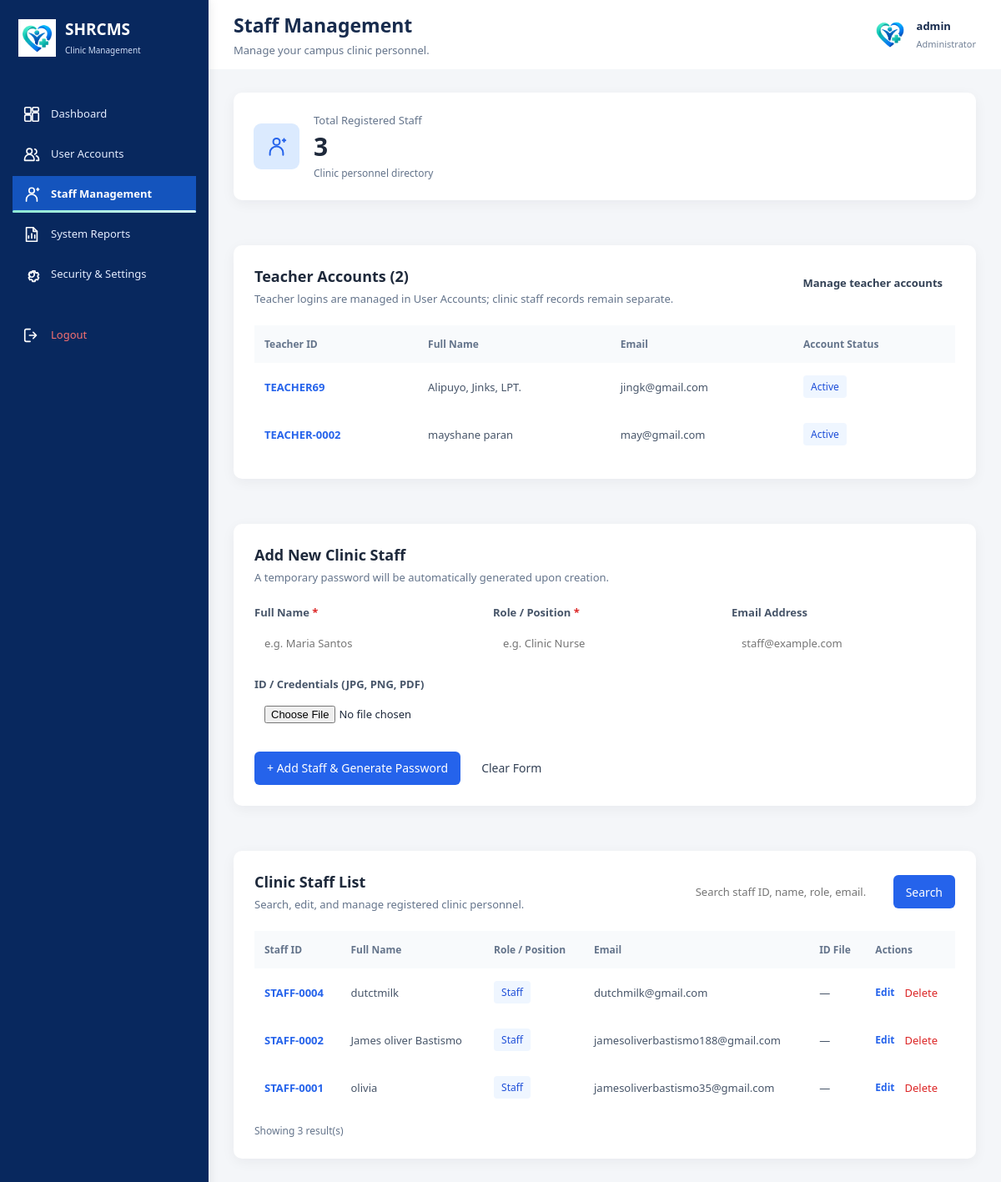
Before: /php/Admin_Dashboard/staff_management.php (signed in) with the older database file.
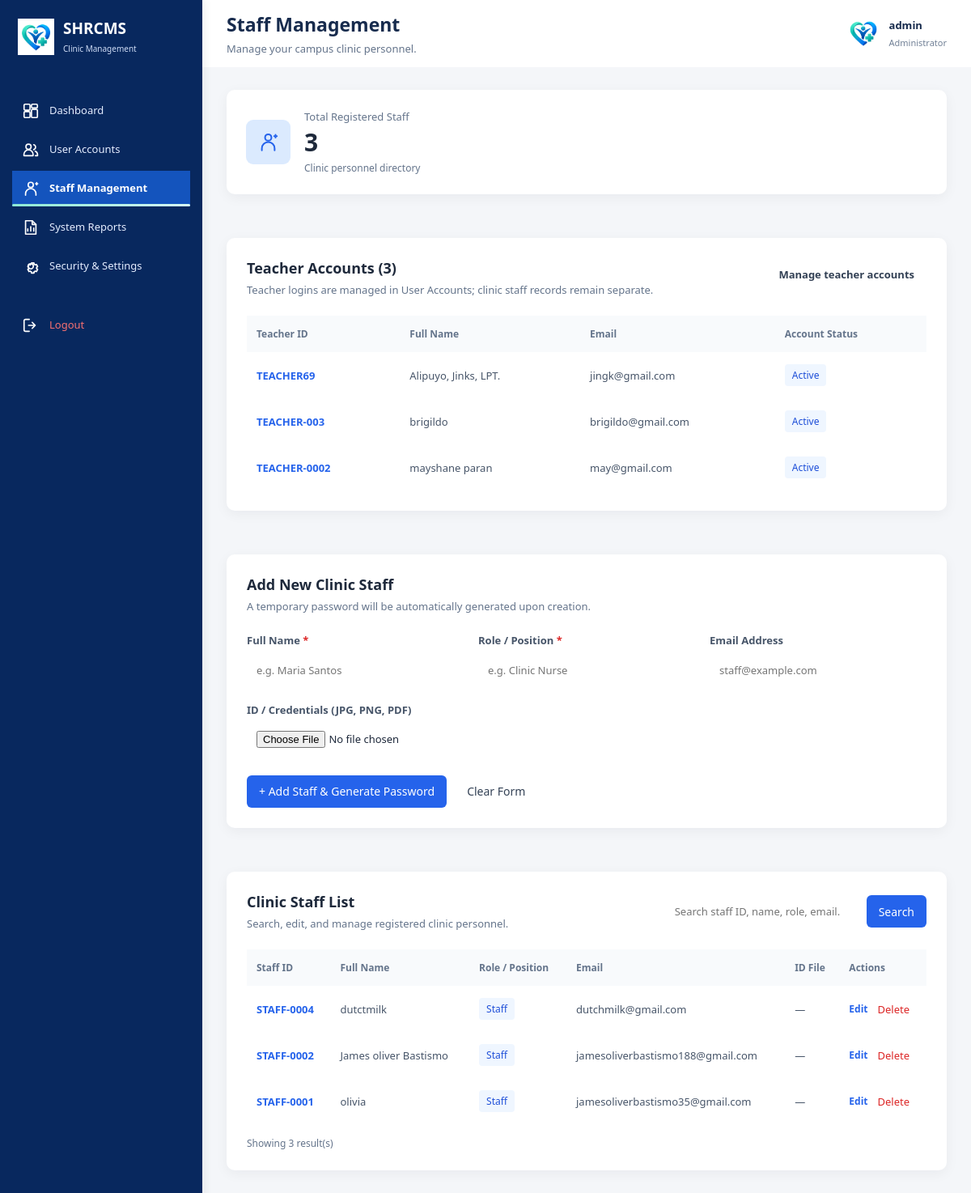
After: the same page with the newer database file.
### tables this page shows
CREATE TABLE `teachers` (
  `id` int NOT NULL,
  `teacher_id_no` varchar(50) NOT NULL,
  `fullname` varchar(100) NOT NULL,
  `email` varchar(100) DEFAULT NULL,
  `password` varchar(255) NOT NULL,
  `id_document` varchar(255) DEFAULT NULL,
  `status` varchar(20) NOT NULL DEFAULT 'Active',
  `created_at` timestamp NOT NULL DEFAULT CURRENT_TIMESTAMP
);

CREATE TABLE `staff` (
  `id` int NOT NULL,
  `staff_id_no` varchar(50) DEFAULT NULL,
  `password` varchar(255) DEFAULT NULL,
  `fullname` varchar(100) NOT NULL,
  `role` varchar(50) NOT NULL,
  `email` varchar(100) DEFAULT NULL,
  `id_document` varchar(255) DEFAULT NULL,
  `created_at` timestamp NOT NULL DEFAULT CURRENT_TIMESTAMP
);

### php/Admin_Dashboard/staff_management.php (the view, shortened to what the changed rows need)
<?php
require_once __DIR__ . '/../db.php';
$conn->set_charset('utf8mb4');
function e($value): string
{
    return htmlspecialchars((string)($value ?? ''), ENT_QUOTES, 'UTF-8');
}
$sql = "SELECT id, staff_id_no, fullname, role, email, id_document
        FROM staff
        WHERE LOWER(TRIM(role)) <> 'teacher'";
$sql .= ' ORDER BY id DESC';
$stmt = $conn->prepare($sql);
$stmt->execute();
$staff_result = $stmt->get_result();
$count_result = $conn->query("SELECT COUNT(*) AS total FROM staff WHERE LOWER(TRIM(role)) <> 'teacher'");
$total_staff = (int)($count_result->fetch_assoc()['total'] ?? 0);
$teacher_result = $conn->query(
    'SELECT teacher_id_no, fullname, email, status
     FROM teachers
     ORDER BY fullname'
);
?>
<!DOCTYPE html>
<html lang="en">
<head>
    <link rel="stylesheet" href="../../css/Shared/style.css?v=20261114-icons">
    <link rel="stylesheet" href="../../css/Admin/admin-dashboard.css?v=20261115-admin-menu-cleanup">
    <link rel="stylesheet" href="../../css/Admin/staff-management.css?v=20261114-icons">
</head>
<body class="admin-dashboard-body">
    <main class="admin-main-content">
        <header class="admin-header-bar">
            <div>
                <h2>Staff Management</h2>
            </div>
        </header>
        <div class="admin-dashboard-container">
            <section class="staff-summary-card">
                <div>
                    <h2><?= number_format($total_staff) ?></h2>
                </div>
            </section>
            <section class="staff-panel" aria-labelledby="teacher-accounts-heading">
                <div class="staff-panel-heading">
                    <div>
                        <h3 id="teacher-accounts-heading">Teacher Accounts (<?= number_format($teacher_result->num_rows) ?>)</h3>
                        <p>Teacher logins are managed in User Accounts; clinic staff records remain separate.</p>
                    </div>
                </div>
                <div class="staff-table-wrap">
                    <table class="staff-table">
                        <thead>
                            <tr>
                                <th>Teacher ID</th>
                                <th>Full Name</th>
                                <th>Email</th>
                                <th>Account Status</th>
                            </tr>
                        </thead>
                        <tbody>
                            <?php if ($teacher_result->num_rows > 0): ?>
                                <?php while ($teacher = $teacher_result->fetch_assoc()): ?>
                                    <tr>
                                        <td><strong class="staff-id"><?= e($teacher['teacher_id_no']) ?></strong></td>
                                        <td><?= e($teacher['fullname']) ?></td>
                                        <td><?= e($teacher['email'] ?: '—') ?></td>
                                        <td><span class="staff-role"><?= e($teacher['status']) ?></span></td>
                                    </tr>
                                <?php endwhile; ?>
                            <?php else: ?>
                                <tr>
                                    <td colspan="4" class="staff-empty">No teacher accounts found.</td>
                                </tr>
                            <?php endif; ?>
                        </tbody>
                    </table>
                </div>
            </section>
            <section class="staff-panel">
                <div class="staff-table-wrap">
                    <table class="staff-table">
                        <thead>
                            <tr>
                                <th>Staff ID</th>
                                <th>Full Name</th>
                                <th>Role / Position</th>
                                <th>Email</th>
                                <th>ID File</th>
                                <th>Actions</th>
                            </tr>
                        </thead>
                        <tbody>
                            <?php if ($staff_result->num_rows > 0): ?>
                                <?php while ($staff = $staff_result->fetch_assoc()): ?>
                                    <tr>
                                        <td><strong class="staff-id"><?= e($staff['staff_id_no'] ?: '—') ?></strong></td>
                                        <td><?= e($staff['fullname']) ?></td>
                                        <td><span class="staff-role"><?= e($staff['role']) ?></span></td>
                                        <td><?= e($staff['email'] ?: '—') ?></td>
                                        <td>
                                            <?php if (!empty($staff['id_document'])): ?>
                                                <a href="../../<?= e($staff['id_document']) ?>" target="_blank">View File</a>
                                            <?php else: ?>
                                                —
                                            <?php endif; ?>
                                        </td>
                                        <td>
                                            <div class="staff-row-actions">
                                                <a class="staff-edit-link"
                                                    href="staff_management.php?edit=<?= (int)$staff['id'] ?>#staff-form">Edit</a>
                                                <form method="POST" action="staff_management.php"
                                                    onsubmit="return confirm('Delete this staff member? This cannot be undone.');">
                                                    <button type="submit" class="staff-delete-btn">Delete</button>
                                                </form>
                                            </div>
                                        </td>
                                    </tr>
                                <?php endwhile; ?>
                            <?php endif; ?>
                        </tbody>
                    </table>
                </div>
            </section>
        </div>
    </main>
</body>
</html>

Changed rows visible on the page:
added teachers: teacher_id_no "TEACHER-003", fullname "brigildo", email "brigildo@gmail.com", status "Active"
Other visible differences:
$teacher_result->num_rows: "2" → "3"
